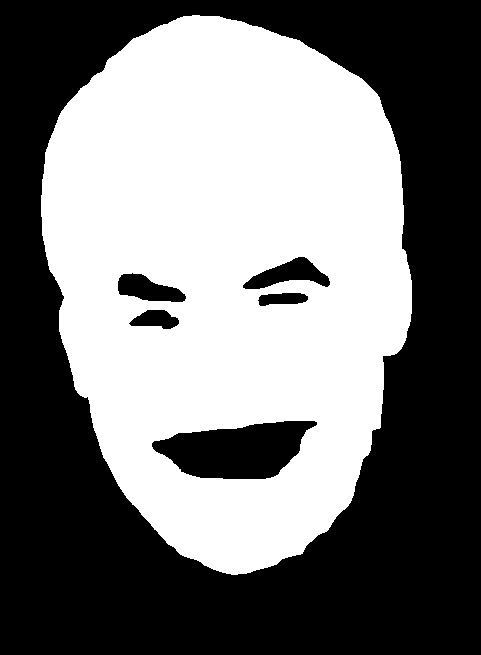
#> input picture art-src/adobe/PB-chad-4-headmask.png, 481 x 655 px, given in place of CB1-kitchen.jpg, which was not available
$ python cut.py ../../../art-src/adobe/PB-chad-4-headmask.png ../../../art-src/adobe/PB1a-chad-standing-headmask.png
#> lines starting #> are read from the running program, lines starting #| are printed output that depends on the picture; after the words box and inside, x2 and y2 are one past the last pixel; in counts of white or black regions, pixels touching at a corner belong together
### tools/make_cutouts.py
"""Turn Adobe background-removed images into game-ready photo cutouts.

Inputs  (art-src/adobe):     <name>-cutout.png   (RGBA, background removed)
Outputs (src/assets/scrap):  one trimmed picture per game piece (saved as WebP)

The game adds the white paper border and drop shadow itself, so these are just
the clean cutouts, trimmed to their contents.

Run:  python tools/make_cutouts.py              every step, which takes a few minutes
      python tools/make_cutouts.py sand         just the steps named (see STEPS at the bottom)
(needs what is in tools/requirements.txt. How the inputs are made is in docs/cutting.md.)
"""
import os
import cv2
import numpy as np
from PIL import Image
from shrink_assets import save_webp

ROOT = os.path.dirname(os.path.dirname(os.path.abspath(__file__)))
SRC = os.path.join(ROOT, "art-src", "adobe")
GEN = os.path.join(ROOT, "art-src", "generated")
OUT = os.path.join(ROOT, "src", "assets", "scrap")
# (A quick game with a folder of its own cuts its pictures with a file of its own,
# src/minis/<id>/cut.py, which borrows what is here and points these three at its own
# folders: its sources in art-src/games/<id>, its pieces in src/minis/<id>/assets.)


def load(name):
    return np.asarray(Image.open(os.path.join(SRC, name)).convert("RGBA"), dtype=np.float32) / 255.0


# [55 lines left out: functions save, trim, seal_glass, richer, bug, not called in this run]


def original(name):
#> called with name = 'CB1-kitchen.jpg'
    return np.asarray(Image.open(os.path.join(GEN, name)).convert("RGB"), dtype=np.float32) / 255.0
#> returned value: shape (655, 481, 3) float32; values 0 (black) and 1 (white), 46.9% white; 1 white region, box (x1, y1, x2, y2) and area: (41, 15, 412, 575) 147842


# [14 lines left out: function pieces, not called in this run]


def hsv(rgba):
    return cv2.cvtColor(rgba[..., :3].astype(np.float32), cv2.COLOR_RGB2HSV)


# [281 lines left out: functions glass_mask, dark_glass, repaint, fractions, vehicles, cars and 10 more, not called in this run]


# The workout's bodies: for each sheet, whose it is and which pose each figure
# is doing, from left to right, with how far the new head should tip on it.
WORKOUT_SHEETS = [
    ("WT2a-mom-standing", "mom", [("ready", -0.10), ("lunge", 0.0), ("stretch", 0.0)]),
    ("WT2b-mom-floor", "mom", [("frog", 0.0), ("pretzel", 0.04), ("kick", 0.16)]),
    ("WT2c-bill-standing", "bill", [("ready", -0.10), ("lunge", 0.0), ("stretch", 0.0)]),
    ("WT2d-bill-floor", "bill", [("frog", 0.0), ("pretzel", 0.04), ("kick", 0.16)]),
]
# How tall a chin is off the floor when its owner stands up straight, in the game's own pixels.
STANDING_CHIN = 196


# [106 lines left out: functions workout_bodies, workout_set, not called in this run]


# The fight after school. Stephanie's bodies, by sheet, in the order they stand on it; the
# other girl before and after, the same way.
FIGHT_CHEER = [("AS1a-cheer-standing", ["ready", "fingers", "kick", "flurry"]), ("AS1b-cheer-losing", ["plead", "fly", "ko"])]
FIGHT_RIVAL = [("AS2a-rival-before", ["walk", "point", "flinch", "charge"], "point", 286),
               ("AS2b-rival-after", ["hulk", "flick", "win"], "hulk", 356),
               # her arm at four heights, for swinging Stephanie by: down and out, level, up and out, straight up
               ("AS5-rival-arms", ["arm0", "arm1", "arm2", "arm3"], "arm1", 356)]
# Poses in which she has an arm out with something in the hand: the game needs to know
# where that hand is. It is the leftmost point of her, or for an arm straight up, the topmost.
FIGHT_HANDS = {"flick": "left", "arm0": "left", "arm1": "left", "arm2": "left", "arm3": "top"}


# [125 lines left out: function fight, not called in this run]


# The day Chad had had enough. Whose faces there are photos of, and what each photo is
# of: the photo's number (art-src/photos/<who>-<number>.jpg), the look on his face, how far
# to turn his head to set it straight where he has it on one side (degrees, anticlockwise),
# how much more jaw to give him where the selection stopped short of his chin (as a
# fraction of the height of his head: stubble in shadow is not always taken for face),
# and how much longer than usual his face is where his mouth is wide open (so that his
# head comes out as wide as it does in his other photos, and not squeezed to their height).
BAT_FACES = [("chad", [("1", "scowl", 0, 0.045, 1), ("2", "smile", 0, 0, 1), ("3", "grin", 0, 0, 1), ("4", "laugh", 0, 0, 1), ("5", "yell", 0, 0, 1.13),
                       ("6", "cry", 0, 0, 1.07), ("7", "set", 0, 0, 1)]),
             ("shane", [("1", "beam", 0, 0, 1), ("2", "wary", 0, 0, 1), ("3", "smirk", -17, 0, 1), ("4", "scared", -8, 0, 1), ("5", "cry", 0, 0, 1),
                        ("6", "doe", 0, 0, 1)])]
# The faces that are also seen close up (in the sandbox), and so are kept at a bigger size as well.
BAT_CLOSE_UPS = {("chad", "set"), ("chad", "yell"), ("shane", "doe"), ("shane", "cry")}


# [91 lines left out: function bat_faces, not called in this run]


# The brothers' bodies, by sheet: whose it is, the poses on it from left to right with how
# far his head tips in each (radians, clockwise), and which pose on it has him standing up
# straight, if any does: that one says how big the sheet is to be drawn. (None is a figure
# that is not used: the running and the swing were made again, because both runs on the
# first sheets were the same stride and the swing's bat ran off the edge of its panel.)
BAT_SHEETS = [
    ("chad", "PB1a-chad-standing", [("stand", 0.0), ("shoved", -0.2), ("mad", 0.0), ("hide", 0.1)], "stand"),
    ("chad", "PB1b-chad-bat", [None, None, None, ("down", 0.0)], "down"),
    ("chad", "PB1c-chad-running", [("run1", 0.12), ("run2", 0.08), ("swing", 0.15)], None),
    ("shane", "PB2a-shane-standing", [("push", 0.15), ("laugh", 0.0), ("bawl", -0.06)], "laugh"),
    ("shane", "PB2b-shane-running", [None, None, ("ow", 0.12)], None),
    ("shane", "PB2c-shane-running", [("run1", 0.12), ("run2", 0.08)], None),
    # ...and for the sandbox
    ("chad", "SB3-chad-sandbox", [("dig", 0.5), ("bucket", 0.5), ("wail", 0.0), ("stance", 0.0)], "stance"),
    ("shane", "SB2-shane-sandbox", [("throw", 0.1), ("reach", 0.08), ("punch", 0.06), ("good", 0.0)], "good"),
]
# How far off the ground a boy's chin is when he stands up straight, in game pixels; and how
# many of the picture's pixels are kept for each of the game's.
KID_CHIN = 110
KID_DETAIL = 3
# Poses in which he has the bat up in front of his face: his body goes over his head, not under it.
BAT_IN_FRONT = {"mad", "run1", "run2", "swing"}
# Their mother, in the back doorway: how far off the ground her chin is (in the units of the
# piece of the game she is drawn in), and how tall the doorway she stands in is on the screen.
MOM_CHIN = 178
DOORWAY = 290


# [45 lines left out: functions headless, stood, not called in this run]


def smaller(piece, k):
    return cv2.resize(piece, (max(1, round(piece.shape[1] * k)), max(1, round(piece.shape[0] * k))), interpolation=cv2.INTER_AREA)


# [128 lines left out: functions bat_bodies, bat_door, bat_things, not called in this run]


# The day of the pocket sand. The two pictures of the brothers hugging: what each is
# called, its sheet, how far each of their heads tips in it (Chad's, then Shane's), and how
# far apart their chins are put, in game pixels. (Further than in the picture: the heads
# they are given are twice the size of the ones they had, and would be one on top of the other.)
SAND_PAIRS = [("hug", "SB6-hug", 0.14, -0.12, 40), ("side", "SB7-side-hug", 0.05, -0.06, 46)]
# Where their mother's raised arm bends, in the picture of her from below (SB9): the forearm is
# everything of her to the right of FOREARM_FROM and above FOREARM_ENDS, and it turns at ELBOW.
FOREARM_FROM, FOREARM_ENDS, ELBOW = 900, 574, (948, 614)
# How far down the picture of the sandbox its near plank begins: that much of it is a
# piece of its own as well, to go in front of whoever is standing in the sand.
BOX_NEAR = 0.764


# [45 lines left out: functions mom_scold, without_heads, chin_of, not called in this run]


def boxed(piece):
    ys, xs = np.where(piece[..., 3] > 0.3)
    return max(0, xs.min() - 3), min(piece.shape[1], xs.max() + 4), max(0, ys.min() - 3), min(piece.shape[0], ys.max() + 4)


# [390 lines left out: functions sand, bat_yard, mailman, tree, fence, houses and 10 more, not called in this run]


# The family's animals, from the family's photos of them: each photo's name in art-src/adobe
# (Adobe's cutout of it), and how tall the piece is saved, in pixels.
ANIMALS = [("roger-happy", 620), ("roger-sit", 620), ("roger-lie", 420), ("roger-sleepy", 420), ("roger-portrait", 420),
           ("grump-eat", 300), ("grump-held", 220), ("grump-asleep", 320), ("grump-up", 320)]


# [223 lines left out: functions animals, props, string_face, no_ball, teen, hallway and 3 more, not called in this run]


# Every step, in the order they are run. Each is one kind of picture: it reads its own
# sources from art-src and writes its own pieces (and, for some, a table in src/data).
STEPS = [
    bug, vehicles, cars, heads, more_heads, bill, kid, mom, bill_faces, workout_bodies,
    workout_set, fight, bat_faces, bat_bodies, sand, teen, hallway, locker_things, splats, mailman,
    mailboxes, tree, fence, houses, concrete, guardrail, effects, phone_arm, birds, papers,
    asphalt, dogs, animals, props, postcard,
]

# [11 lines that do not run on import are left out]

### src/minis/catbath/cut.py
"""Cut this game's pictures: from what the owner sent and Adobe's cutouts of it
(art-src/games/catbath) into the pieces the game loads (src/minis/catbath/assets).

Run:  .venv/bin/python src/minis/catbath/cut.py        (how the cutouts are made: docs/cutting.md)

It borrows the cutting tool's helpers (load, save, pieces, trim, selection,
head_only, without_heads, chin_of, ...) and points them at this game's own
folders, so nothing here reads or writes any other game's pictures.
"""
import os
import shutil
import sys

import cv2  # noqa: F401
import numpy as np  # noqa: F401

HERE = os.path.dirname(os.path.abspath(__file__))
ROOT = os.path.dirname(os.path.dirname(os.path.dirname(HERE)))
sys.path.insert(0, os.path.join(ROOT, "tools"))
import make_cutouts as mc  # noqa: E402

mc.SRC = os.path.join(ROOT, "art-src", "games", "catbath")    # Adobe's cutouts and masks
mc.GEN = mc.SRC                                            # ...and the pictures they were made from
mc.OUT = os.path.join(HERE, "assets")                      # where the pieces go

# What goes to Adobe. People one at a time, cut off the sheet they came on (left, top, right,
# bottom, in the sheet's own pixels) and made bigger (DOUBLED), so that a head 40 pixels tall is
# one Adobe can find the chin of: each is sent for its background off (-cutout.png) and its
# head selected (-headmask.png: Hair, Face and both ears). The sheets of animals and things go
# whole, for their backgrounds only. Adobe's answers are the size of what it was sent, and are
# kept beside the sheets.
PEOPLE = {
    # (CB4 came as six tiles side by side, each a photo of its own: each is sent by itself)
    "CB4a-pappy-stand": ("CB4-pappy.jpg", (0, 196, 224, 560), "the man"),
    "CB4b-pappy-grab": ("CB4-pappy.jpg", (224, 196, 448, 560), "the man"),
    "CB4c-pappy-choke": ("CB4-pappy.jpg", (448, 196, 672, 560), "the man"),
    "CB4d-pappy-scrub": ("CB4-pappy.jpg", (672, 196, 896, 560), "the man"),
    "CB4e-pappy-wring": ("CB4-pappy.jpg", (896, 196, 1120, 560), "the man"),
    "CB4f-pappy-hang": ("CB4-pappy.jpg", (1120, 196, 1344, 560), "the man"),
}
WHOLE = ["CB3-sink.jpg", "CB5-cats.jpg", "CB6a-tabby.jpg", "CB6b-black.jpg", "CB6c-grey.jpg", "CB7-peg.jpg"]
# (and CB8-wrung.jpg, when it comes: the three cats twisted like towels, sent whole for its background)
# (he is small on his sheet, a head about 40 pixels tall: three times the size)
DOUBLED = 3


def send(folder):
    """Write the pictures that go to Adobe into `folder`, as JPEGs, and say how big each is."""
    from PIL import Image
    os.makedirs(folder, exist_ok=True)
    for name, (sheet, box, _) in PEOPLE.items():
        im = Image.open(os.path.join(mc.GEN, sheet)).convert("RGB").crop(box)
        im = im.resize((im.width * DOUBLED, im.height * DOUBLED), Image.LANCZOS)
        im.save(os.path.join(folder, f"{name}.jpg"), quality=95)
    for sheet in WHOLE:
        shutil.copyfile(os.path.join(mc.GEN, sheet), os.path.join(folder, sheet))
    for f in sorted(os.listdir(folder)):
        print(f, os.path.getsize(os.path.join(folder, f)), "bytes")


# ---- the pieces ---------------------------------------------------------------------------------

OUT = {}
DETAIL = 2.6


def has(*names):
    """Whether Adobe's answers for these are here yet (each step waits for its own)."""
    return all(os.path.exists(os.path.join(mc.SRC, n)) for n in names)


def jpeg(name, rgb, quality=88):
#> called with name = 'kitchen.jpg', quality = 88
    from PIL import Image
    im = Image.fromarray((np.clip(rgb, 0, 1) * 255).astype(np.uint8), "RGB")
    path = os.path.join(mc.OUT, name)
    im.save(path, quality=quality, optimize=True)
    print(name, im.size[0], "x", im.size[1], os.path.getsize(path), "bytes")
#| kitchen.jpg 481 x 655 15889 bytes


# The kitchen (CB1) was taken from the sink: the counter in front of the sink runs across the foot
# of the picture, and its edge is this far down it. In the game that edge goes behind the
# counter Pappy stands at. The counter (CB2): its top starts this far down the picture.
KITCHEN_EDGE = 585
COUNTER_TOP = 50


def places():
    kitchen = mc.original("CB1-kitchen.jpg")
    jpeg("kitchen.jpg", kitchen)
    OUT["kitchen"] = dict(size=[kitchen.shape[1], kitchen.shape[0]], edge=KITCHEN_EDGE)
    counter = mc.original("CB2-counter.jpg")[COUNTER_TOP:]
#> call 2 of original, with name = 'CB2-counter.jpg'
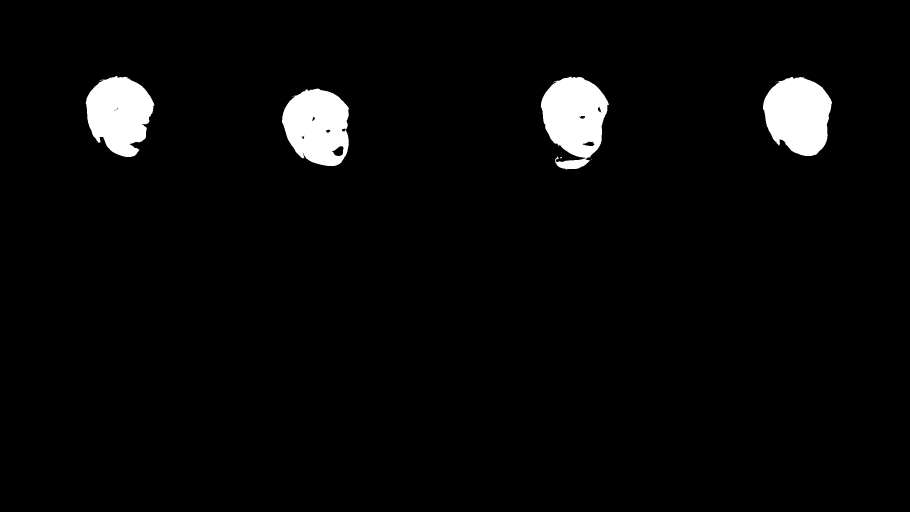
#> input picture art-src/adobe/PB1a-chad-standing-headmask.png, 2730 x 1536 px, given in place of CB2-counter.jpg, which was not available (shown at 1/3 size)
#> in original (call 2), `return np.asarray(Image.open(os.path.join(GEN, name)).convert("RGB"), ..`: returned value: shape (1536, 2730, 3) float32; values 0 (black) and 1 (white), 3.5% white; 12 white regions (8 under 20 px), largest, box (x1, y1, x2, y2) and area: (1622, 230, 1827, 508) 38022, (2289, 230, 2496, 468) 36786, (846, 266, 1048, 498) 35441, (257, 228, 463, 471) 35320
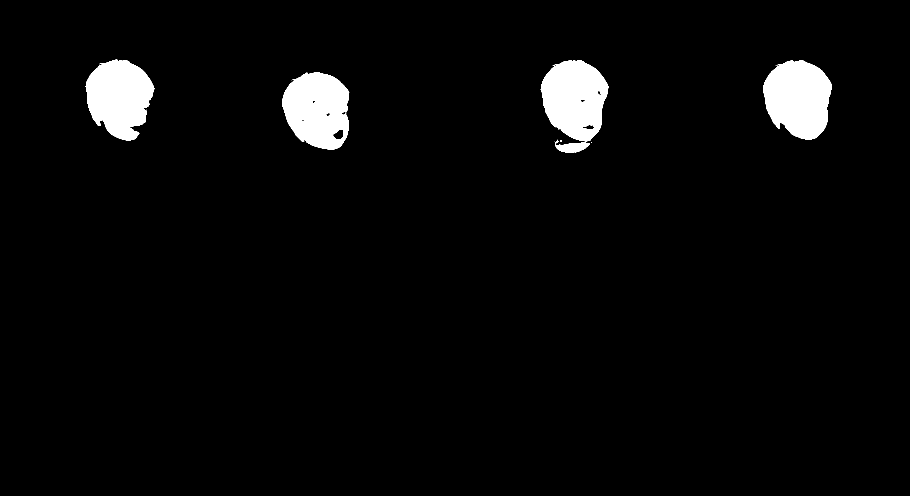
#> counter: shape (1486, 2730, 3) float32 (shown at 1/3 size); values 0 (black) and 1 (white), 3.6% white; 12 white regions (8 under 20 px), largest, box (x1, y1, x2, y2) and area: (1622, 180, 1827, 458) 38022, (2289, 180, 2496, 418) 36786, (846, 216, 1048, 448) 35441, (257, 178, 463, 421) 35320
    # (a strip that repeats: the picture and the picture turned round, side by side, so that there is no seam)
    jpeg("counter.jpg", cv2.resize(np.concatenate([counter, counter[:, ::-1]], axis=1), None, fx=0.6, fy=0.6, interpolation=cv2.INTER_AREA))
#> call 2 of jpeg, with name = 'counter.jpg', quality = 88
#> in jpeg (call 2), `im = Image.fromarray((np.clip(rgb, 0, 1) * 255).astype(np.uint8), "RGB")`:
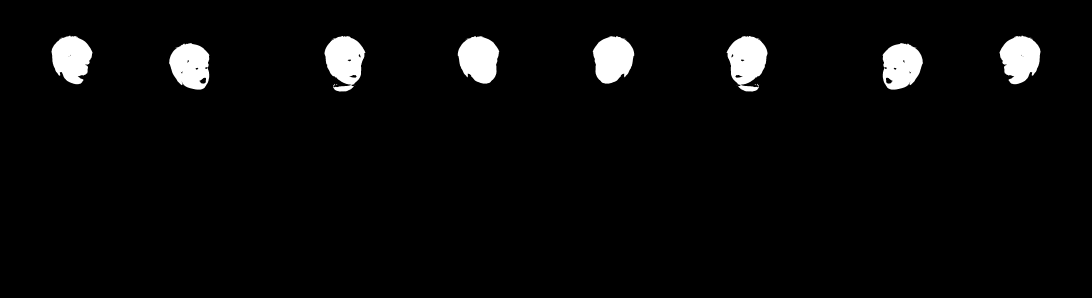
#> im: PIL image 3276x892 RGB (shown at 1/3 size); min 0, max 255, mean 9.1
#| counter.jpg 3276 x 892 42998 bytes
    OUT["counter"] = dict(size=[counter.shape[1] * 2, counter.shape[0]])


# Pappy at the sink (CB4): six photos of him from the thighs up, each by itself. His own head comes
# off and his photo head goes on at the chin. Where his fists are in each, in the pixels of what
# was sent to Adobe (three times the size of the sheet), read off with tools/test/grid.py: a cat
# he is holding is held between them, and the two fists are cut out again to go in front of it.
FISTS = {
    "stand": [(130, 870), (520, 870)],
    "grab": [(75, 715), (590, 930)],
    "choke": [(595, 420), (610, 485)],
    "scrub": [(480, 850), (545, 845)],
    "wring": [(510, 643), (590, 535)],
    "hang": [(238, 113), (448, 113)],
}
# His generated head is made this tall (as his bodies in "Pappy comes home" are, so that he is one
# size in both), and his chin is this far up from the spot he is held by (as the paper one's).
HEAD_TALL = 39.5
TO_CHIN = 200
FIST_R = 46


def pappy():
    if not has("CB4a-pappy-stand-cutout.png"):
        return
    OUT["bodies"] = {}
    for letter, pose in zip("abcdef", FISTS):
        name = f"CB4{letter}-pappy-{pose}"
        cut = mc.load(f"{name}-cutout.png")
        head = mc.selection(f"{name}-headmask.png")
        rest = mc.without_heads(cut, [head])
        (cx, cy), tall = mc.chin_of(head)
        k = HEAD_TALL / tall
        x0, x1, y0, y1 = mc.boxed(rest)
        piece = rest[y0:y1, x0:x1]
        mc.save(f"pappy-{pose}.png", mc.smaller(piece, min(1, k * DETAIL)))
        # held by a spot TO_CHIN under his chin (below the foot of the picture: the counter hides that)
        spot = (cx, cy + TO_CHIN / k)
        to = lambda p: [round((p[0] - spot[0]) * k, 1), round((p[1] - spot[1]) * k, 1)]
        fists = FISTS[pose]
        # a cat is held between his fists; but choking one, his fists are one above the other, and
        # the top one is round its neck (the bottom one is on its chest, behind it)
        grip = min(fists, key=lambda f: f[1]) if pose == "choke" else ((fists[0][0] + fists[1][0]) / 2, (fists[0][1] + fists[1][1]) / 2)
        OUT["bodies"][pose] = dict(
            h=round((y1 - y0) * k, 1), at=[round((spot[0] - x0) / (x1 - x0), 4), round((spot[1] - y0) / (y1 - y0), 4)],
            chin=to((cx, cy)), hands=[to(f) for f in fists], grip=to(grip),
            turn=round(float(np.arctan2(fists[1][1] - fists[0][1], fists[1][0] - fists[0][0])), 3), fist=round(FIST_R * 2 * k, 1))
        # the fists again, by themselves, to go in front of whatever he holds
        if pose in ("choke", "scrub", "wring", "hang"):
            for i, (fx, fy) in enumerate(fists):
                fist = mc.ellipse_crop(rest, fx, fy, FIST_R, FIST_R, feather=4)
                fist = fist[max(0, fy - FIST_R):fy + FIST_R, max(0, fx - FIST_R):fx + FIST_R]
                mc.save(f"pappy-{pose}-fist{i}.png", mc.smaller(fist, min(1, k * DETAIL)))


def sink():
    """The washboard, the sprayer and the tap, left to right; and the heap of suds, which the
    background removal left out, selected by itself."""
    if not has("CB3-sink-cutout.png", "CB3-sink-sudsmask.png"):
        return
    sheet = sorted(mc.pieces(mc.load("CB3-sink-cutout.png"), 3000), key=lambda p: p[0])
    assert len(sheet) >= 3, f"{len(sheet)} things on the sheet at the sink: there should be the washboard, the sprayer and the tap"
    for name, (_, _, piece) in zip(("board", "sprayer", "tap"), sheet):
        mc.save(f"{name}.png", mc.smaller(piece, 0.6))
    suds = mc.original("CB3-sink.jpg")
    mask = mc.selection("CB3-sink-sudsmask.png")
    mc.save("suds.png", mc.smaller(mc.trim(np.dstack([suds, cv2.GaussianBlur(mask, (0, 0), 1.0)])), 0.6))


def top_middle(piece):
    """Where a cat hanging on the line is pegged: the top of its head, in the middle."""
    a = piece[..., 3] > 0.5
    h, w = a.shape
    cols = slice(int(w * 0.32), int(w * 0.68))
    ys = np.where(a[:, cols].any(axis=1))[0]
    return 0.5, round(float(ys.min()) / h, 4)


# How far down each cat held up in his hands its neck is, read off the pictures with a ruled grid
# (its chin is at 0.21, 0.20 and 0.17): the same on all three, which are one sheet with the cat
# changed. It is held half a fist below the chin, so that his fist is round its neck and not over
# its mouth.
NECK = {"mad": 0.27, "out": 0.26, "wet": 0.23}


def neck_of(piece, how):
    """Where he has hold of a cat: round its neck, in the middle of it at that height (the middle
    third across, clear of the paws it holds up beside its head)."""
    a = piece[..., 3] > 0.5
    h, w = a.shape
    y = int(NECK[how] * h)
    row = np.where(a[y, int(w * 0.3):int(w * 0.7)])[0] + int(w * 0.3)
    x = float(row.mean()) / w if len(row) else 0.5
    return round(x, 4), NECK[how]


def cats():
    if has("CB5-cats-cutout.png"):
        for i, (_, _, piece) in enumerate(sorted(mc.pieces(mc.load("CB5-cats-cutout.png"), 3000), key=lambda p: p[0])[:3]):
            mc.save(f"cat{i}-sit.png", mc.smaller(piece, 0.6))
    OUT["cats"] = {}
    for i, sheet in enumerate(("CB6a-tabby", "CB6b-black", "CB6c-grey")):
        if not has(f"{sheet}-cutout.png"):
            continue
        five = sorted(mc.pieces(mc.load(f"{sheet}-cutout.png"), 3000), key=lambda p: p[0])
        assert len(five) == 5, f"{len(five)} cats on {sheet}: there should be five"
        held = {}
        for name, (_, _, piece) in zip(("mad", "out", "wet", "wrung", "dry"), five):
            mc.save(f"cat{i}-{name}.png", mc.smaller(piece, 0.7))
            # held by the neck in his hands; pegged by the top of the head on the line
            held[name] = neck_of(piece, name) if name in NECK else top_middle(piece)
            if name == "wet":
                held["line"] = top_middle(piece)
        OUT["cats"][i] = held


def wrung():
    """CB8, if it has come: the three cats twisted like towels, one above another (the orange tabby,
    the black, the grey), in place of the fourth of each one's five, which came lying limp on its
    side. Its background off by Adobe like the rest, as CB8-wrung-cutout.png."""
    if not has("CB8-wrung-cutout.png"):
        return
    three = sorted(mc.pieces(mc.load("CB8-wrung-cutout.png"), 3000), key=lambda p: p[1])
    assert len(three) == 3, f"{len(three)} cats on CB8: there should be three"
    for i, (_, _, piece) in enumerate(three):
        mc.save(f"cat{i}-wrung.png", mc.smaller(piece, 0.7))


def peg():
    if has("CB7-peg-cutout.png"):
        mc.save("peg.png", mc.smaller(max(mc.pieces(mc.load("CB7-peg-cutout.png"), 3000), key=lambda p: p[2].size)[2], 0.25))


def cut():
    import json
    places()
    pappy()
    sink()
    cats()
    wrung()
    peg()
    table = os.path.join(HERE, "cut.ts")
    with open(table, "w") as f:
        f.write("/** Where things are in this game's photos: how big each piece is, where it is held, where a chin\n")
        f.write(" *  goes. Written by cut.py from the pictures themselves: do not edit by hand. */\n")
        f.write("export const CUT = " + json.dumps(OUT, indent=2) + ";\n")
    print("wrote", os.path.relpath(table, ROOT))


if __name__ == "__main__":
    if sys.argv[1:2] == ["send"]:
        send(sys.argv[2])
    else:
        cut()
